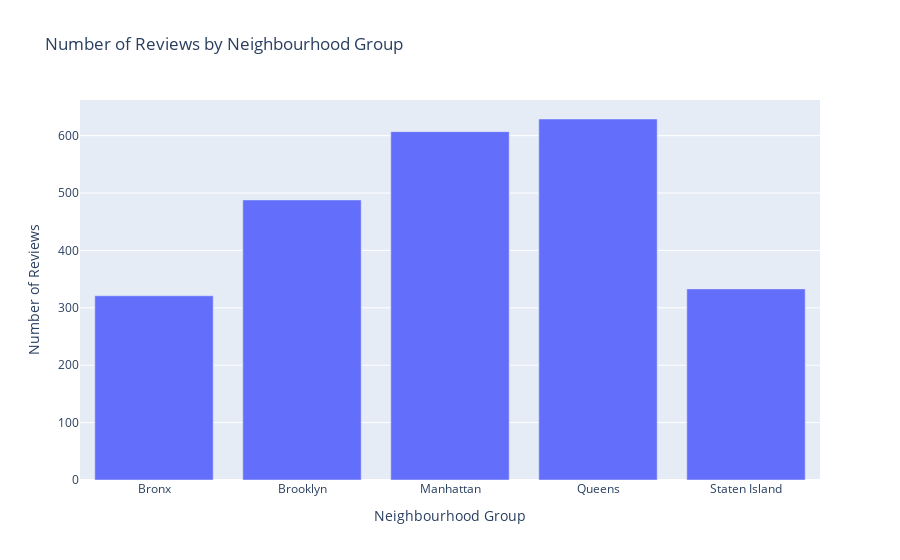

The notebook cell saved with this chart:
### Code cell
fig = px.bar(area_reviews, x='neighbourhood_group', y='number_of_reviews', 
             title='Number of Reviews by Neighbourhood Group',
             labels={'number_of_reviews': 'Number of Reviews', 'neighbourhood_group': 'Neighbourhood Group'})
fig.show()

### Figure 1 — Plotly figure (JSON) as saved in the notebook; plotly's stock layout.template omitted (floating-point values rounded to 4 significant figures)
{"data": [{"alignmentgroup": "True", "hovertemplate": "Neighbourhood Group=%{x}<br>Number of Reviews=%{y}<extra></extra>", "legendgroup": "", "marker": {"color": "#636efa", "pattern": {"shape": ""}}, "name": "", "offsetgroup": "", "orientation": "v", "showlegend": false, "textposition": "auto", "type": "bar", "x": ["Bronx", "Brooklyn", "Manhattan", "Queens", "Staten Island"], "xaxis": "x", "y": [321, 488, 607, 629, 333], "yaxis": "y"}], "layout": {"barmode": "relative", "legend": {"tracegroupgap": 0}, "title": {"text": "Number of Reviews by Neighbourhood Group"}, "xaxis": {"anchor": "y", "domain": [0, 1], "title": {"text": "Neighbourhood Group"}}, "yaxis": {"anchor": "x", "domain": [0, 1], "title": {"text": "Number of Reviews"}}}}
